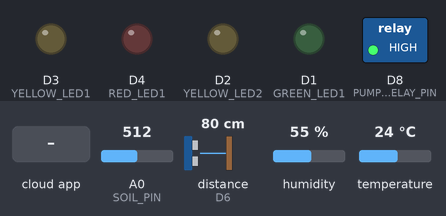
This sketch was run on a simulated ESP8266 (NodeMCU). On the bench: switched loads named in the sketch (green lamp = pin HIGH), output pins drawn as LEDs (lit = HIGH). Inputs (shaded band) come from the test bench; at power-on: A0 (SOIL_PIN) = 512, distance to the obstacle (sensor on D6) 80 cm, humidity 55 %, temperature 24 °C. The echo pulse lasts 58.3 µs per cm; WiFi joins after 1.5 s; servers stay silent unless stated; network time is answered at once with the bench clock; the local clock reads 2024-03-15 10:24:30 at power-on unless the sketch sets it; the Firebase database answers and starts empty; pins used as bus, display or sensor lines are not drawn; what the sketch prints to the serial monitor is not drawn.

Above: at 3.1 s.
3.2 s: the phone or cloud app sets status to 1
16.8 s: A0 (SOIL_PIN) set to 423
At 18.2 s:
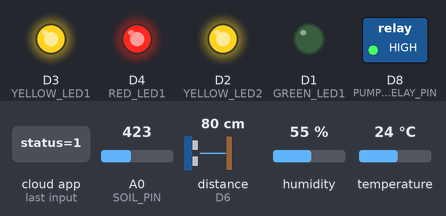
26.6 s: A0 (SOIL_PIN) set to 397
At 27.6 s:
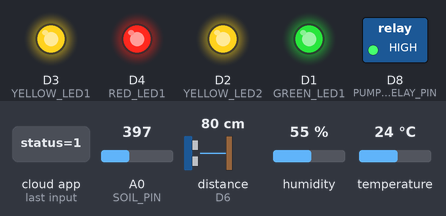
36.4 s: A0 (SOIL_PIN) set to 992
At 36.8 s:
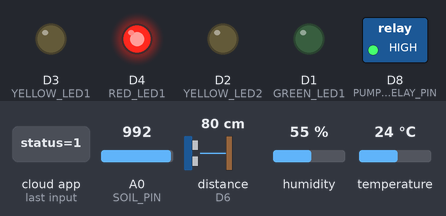
46.2 s: A0 (SOIL_PIN) set to 930
56.0 s: A0 (SOIL_PIN) set to 907
At 56.3 s:
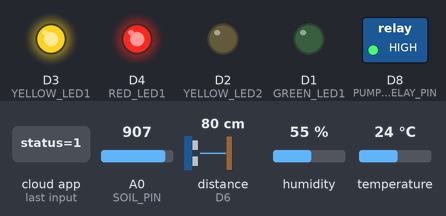
Timing chart, 0 to 59.0 s (numbered marks = the images above; inputs shaded):
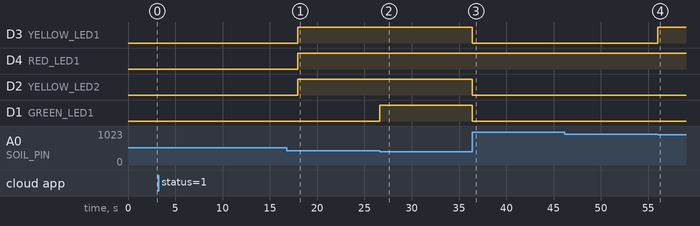

Measured:
- the behaviour switches between 410 and 409 on A0 (SOIL_PIN) (found by bisection; images 1 and 2)
- the behaviour switches between 921 and 920 on A0 (SOIL_PIN) (found by bisection; images 3 and 4)
- after the input at 3.2 s, every drawn part: stays the same
- after the input at 26.6 s, D1 (GREEN_LED1): LOW → HIGH at once
- after the input at 36.4 s, D3 (YELLOW_LED1), D2 (YELLOW_LED2), D1 (GREEN_LED1): HIGH → LOW at once
- after the input at 46.2 s, every drawn part: stays the same
- after the input at 56.0 s, D3 (YELLOW_LED1): LOW → HIGH at once

The sketch:

ESP8266.ino
```cpp
#include <Arduino.h>
#if defined(ESP32)
  #include <WiFi.h>
#elif defined(ESP8266)
  #include <ESP8266WiFi.h>
#endif
#include <Firebase_ESP_Client.h>
#include "addons/TokenHelper.h"
#include "addons/RTDBHelper.h"
#include "DHT.h"
#include <NTPClient.h>
#include <WiFiUdp.h>
#include <time.h>

// Wi-Fi credentials
#define WIFI_SSID "iPhone od: Sead"
#define WIFI_PASSWORD "sejo1976"

// Firebase credentials
#define API_KEY "AIzaSyB5eHvhPD2izioqz1uABDReKhJ84FkgQPs"
#define DATABASE_URL "https://esp8266-firebase-demo-6e68a-default-rtdb.europe-west1.firebasedatabase.app/"

// DHT11 configuration
#define DHT_PIN D7
#define DHT_TYPE DHT11
DHT dht_sensor(DHT_PIN, DHT_TYPE);

// Soil moisture sensor configuration
#define SOIL_PIN A0

// HC-SR04 configuration
#define TRIG_PIN D5
#define ECHO_PIN D6
float tankHeight = 7.5; // Default tank height in cm

// LED Pins for progress bar
#define RED_LED1 D4
#define YELLOW_LED1 D3
#define YELLOW_LED2 D2
#define GREEN_LED1 D1

// Relay Pin for water pump
#define PUMP_RELAY_PIN D8
#define RELAY_ON LOW
#define RELAY_OFF HIGH

// Firebase objects
FirebaseData fbdo;
FirebaseAuth auth;
FirebaseConfig config;

// Timing variables
unsigned long sendDataPrevMillis = 0;
const unsigned long DATA_SEND_INTERVAL = 15000;

// Initialization flags
bool signupOK = false;

// System control variables
bool systemEnabled = false;
struct {
  float soilMoisture = 20.0;
  float waterLevel = 20.0;
  bool automaticMode = true;  // Pump control mode
  bool pumpManualState = false;  // Manual pump control state
} thresholds;

WiFiUDP ntpUDP;
NTPClient timeClient(ntpUDP, "pool.ntp.org");

// LED change variables
#define LED_UPDATE_INTERVAL 50
unsigned long lastLedCheck = 0;

const long gmtOffset_sec = 3600;  // GMT+1 (3600 seconds = 1 hour)
const char* ntpServer = "pool.ntp.org";

void setAllLEDs(bool state) {
  digitalWrite(RED_LED1, state);
  digitalWrite(YELLOW_LED1, state);
  digitalWrite(YELLOW_LED2, state);
  digitalWrite(GREEN_LED1, state);
}

// Function to initialize Wi-Fi
void initWiFi() {
    Serial.print("Connecting to Wi-Fi");
    WiFi.begin(WIFI_SSID, WIFI_PASSWORD);
    while (WiFi.status() != WL_CONNECTED) {
        Serial.print(".");
        delay(300);
    }
    Serial.println("\nConnected with IP: " + WiFi.localIP().toString() + ", to: " + WIFI_SSID);

    // Initialize NTP with correct timezone
    timeClient.begin();
    timeClient.setTimeOffset(gmtOffset_sec);
}

// Function to initialize Firebase
void initFirebase() {
  config.api_key = API_KEY;
  config.database_url = DATABASE_URL;
  config.token_status_callback = tokenStatusCallback;

  if (Firebase.signUp(&config, &auth, "", "")) {
    Serial.println("Firebase sign-up successful.");
    signupOK = true;
  } else {
    Serial.printf("Firebase sign-up error: %s\n", config.signer.signupError.message.c_str());
  }

  Firebase.begin(&config, &auth);
  Firebase.reconnectWiFi(true);
}

// Function to measure distance with HC-SR04
float measureDistance() {
  digitalWrite(TRIG_PIN, LOW);
  delayMicroseconds(2);
  digitalWrite(TRIG_PIN, HIGH);
  delayMicroseconds(10);
  digitalWrite(TRIG_PIN, LOW);

  long duration = pulseIn(ECHO_PIN, HIGH);
  float distance = (duration * 0.0343) / 2;  // Convert to cm
  return distance;
}

// Function to calculate water level percentage
float calculateWaterLevelPercentage(float distance) {
  if (distance > tankHeight) return 0;  // Tank is empty
  float waterHeight = tankHeight - distance;
  return constrain((waterHeight / tankHeight) * 100, 0, 100);
}

// Function to control the water pump
void controlPump(float soilMoisture, float waterLevel) {
    if (!systemEnabled) {
        digitalWrite(PUMP_RELAY_PIN, RELAY_OFF);
        return;
    }

    Serial.println("-------- Pump Control Status --------");
    Serial.printf("Mode: %s\n", thresholds.automaticMode ? "AUTO" : "MANUAL");
    Serial.printf("Soil Moisture: %.1f%% (Threshold: %.1f%%)\n", soilMoisture, thresholds.soilMoisture);
    Serial.printf("Water Level: %.1f%% (Threshold: %.1f%%)\n", waterLevel, thresholds.waterLevel);

    if (thresholds.automaticMode) {
        bool shouldPumpRun = soilMoisture < thresholds.soilMoisture &&
                           waterLevel > thresholds.waterLevel;

        digitalWrite(PUMP_RELAY_PIN, shouldPumpRun ? RELAY_ON : RELAY_OFF);
        Serial.printf("Auto Mode - Pump: %s\n", shouldPumpRun ? "ON" : "OFF");
    } else {
        digitalWrite(PUMP_RELAY_PIN, thresholds.pumpManualState ? RELAY_ON : RELAY_OFF);
        Serial.printf("Manual Mode - Pump: %s\n", thresholds.pumpManualState ? "ON" : "OFF");
    }
    Serial.println("-----------------------------------");
}

// Function to handle system control and thresholds
void handleControlUpdates() {
  if (Firebase.RTDB.getBool(&fbdo, "system/status")) {
    systemEnabled = fbdo.boolData();
    Serial.printf("System status: %s\n", systemEnabled ? "ON" : "OFF");
  }

  if (Firebase.RTDB.getFloat(&fbdo, "thresholds/soilMoisture")) {
    thresholds.soilMoisture = fbdo.floatData();
    Serial.printf("Soil moisture threshold updated: %.2f%%\n", thresholds.soilMoisture);
  }

  if (Firebase.RTDB.getFloat(&fbdo, "thresholds/waterLevel")) {
    thresholds.waterLevel = fbdo.floatData();
    Serial.printf("Water level threshold updated: %.2f%%\n", thresholds.waterLevel);
  }

  if (Firebase.RTDB.getFloat(&fbdo, "tank/height")) {
    tankHeight = fbdo.floatData();
    Serial.printf("Tank height updated: %.2f cm\n", tankHeight);
  }

  if (Firebase.RTDB.getBool(&fbdo, "pump/automaticMode")) {
        thresholds.automaticMode = fbdo.boolData();
        Serial.printf("Pump mode updated: %s\n", thresholds.automaticMode ? "AUTO" : "MANUAL");
    } else {
        Serial.printf("Failed to get pump mode: %s\n", fbdo.errorReason().c_str());
    }

    if (Firebase.RTDB.getBool(&fbdo, "pump/manualState")) {
        thresholds.pumpManualState = fbdo.boolData();
        Serial.printf("Manual pump state updated: %s\n", thresholds.pumpManualState ? "ON" : "OFF");
    } else {
        Serial.printf("Failed to get manual pump state: %s\n", fbdo.errorReason().c_str());
    }
}

// Function to send data to Firebase
void sendDataToFirebase() {
  if (!systemEnabled) {
    // Turn off all LEDs and pump when system is disabled
    setAllLEDs(LOW);
    digitalWrite(PUMP_RELAY_PIN, RELAY_OFF);
    return;
  }

  // Read DHT sensor data
  float humidity = dht_sensor.readHumidity();
  float temperature_C = dht_sensor.readTemperature();
  float temperature_F = dht_sensor.readTemperature(true);

  // Read soil moisture data
  int soilReading = analogRead(SOIL_PIN);
  float soilMoisture = 100.0 - ((soilReading / 1023.0) * 100.0);

  // Measure water level
  float distance = measureDistance();
  float waterLevelPercentage = calculateWaterLevelPercentage(distance);

  // Send current sensor data
  if (!isnan(humidity) && !isnan(temperature_C)) {
    Firebase.RTDB.setFloat(&fbdo, "sensor/humidity", humidity);
    Firebase.RTDB.setFloat(&fbdo, "sensor/temperature_C", temperature_C);
    Firebase.RTDB.setFloat(&fbdo, "sensor/temperature_F", temperature_F);
    Firebase.RTDB.setFloat(&fbdo, "sensor/soil_moisture", soilMoisture);
    Firebase.RTDB.setFloat(&fbdo, "sensor/water_level_percentage", waterLevelPercentage);
    Firebase.RTDB.setBool(&fbdo, "sensor/pump_status", digitalRead(PUMP_RELAY_PIN));
  }

  // Add timestamp and save to history
  timeClient.update();
  unsigned long epochTime = timeClient.getEpochTime() - gmtOffset_sec; // Subtract the offset

  // Format time string
  time_t rawTime = epochTime + gmtOffset_sec;
  struct tm timeinfo;
  gmtime_r(&rawTime, &timeinfo);

  char formattedTime[25];
  strftime(formattedTime, sizeof(formattedTime), "%Y-%m-%d %H:%M:%S", &timeinfo);

  String timestamp = String(epochTime);
  String historyPath = "history/" + timestamp;

  if (Firebase.RTDB.setFloat(&fbdo, historyPath + "/temperature_C", temperature_C) &&
      Firebase.RTDB.setFloat(&fbdo, historyPath + "/humidity", humidity) &&
      Firebase.RTDB.setFloat(&fbdo, historyPath + "/soil_moisture", soilMoisture) &&
      Firebase.RTDB.setFloat(&fbdo, historyPath + "/water_level_percentage", waterLevelPercentage) &&
      Firebase.RTDB.setBool(&fbdo, historyPath + "/pump_status", digitalRead(PUMP_RELAY_PIN)) &&  // Add pump status to history
      Firebase.RTDB.setString(&fbdo, historyPath + "/timestamp", timestamp) &&
      Firebase.RTDB.setString(&fbdo, historyPath + "/formatted_time", formattedTime)) {

      Serial.println("History data saved successfully at " + String(formattedTime));
  } else {
      Serial.println("Failed to save history data: " + fbdo.errorReason());
  }

  // Control pump based on current readings
  controlPump(soilMoisture, waterLevelPercentage);

  // Check thresholds and take action
  if (soilMoisture < thresholds.soilMoisture) {
    Serial.println("Soil moisture below threshold!");
  }

  if (waterLevelPercentage < thresholds.waterLevel) {
    Serial.println("Water level below threshold!");
  }
}

void updateProgressBar() {
  if (!systemEnabled) {
    return;
  }

  // Read soil moisture data
  int soilReading = analogRead(SOIL_PIN);
  float soilMoisture = 100.0 - ((soilReading / 1023.0) * 100.0);

  // Update LED progress bar based on soil moisture
  if (soilMoisture < 10) {
    digitalWrite(RED_LED1, HIGH);
    digitalWrite(YELLOW_LED1, LOW);
    digitalWrite(YELLOW_LED2, LOW);
    digitalWrite(GREEN_LED1, LOW);
  } else if (soilMoisture >= 10 && soilMoisture < 30) {
    digitalWrite(RED_LED1, HIGH);
    digitalWrite(YELLOW_LED1, HIGH);
    digitalWrite(YELLOW_LED2, LOW);
    digitalWrite(GREEN_LED1, LOW);
  } else if (soilMoisture >= 30 && soilMoisture < 60) {
    digitalWrite(RED_LED1, HIGH);
    digitalWrite(YELLOW_LED1, HIGH);
    digitalWrite(YELLOW_LED2, HIGH);
    digitalWrite(GREEN_LED1, LOW);
  } else {
    digitalWrite(RED_LED1, HIGH);
    digitalWrite(YELLOW_LED1, HIGH);
    digitalWrite(YELLOW_LED2, HIGH);
    digitalWrite(GREEN_LED1, HIGH);
  }
}

void setup() {
  Serial.begin(115200);

  pinMode(TRIG_PIN, OUTPUT);
  pinMode(ECHO_PIN, INPUT);
  pinMode(PUMP_RELAY_PIN, OUTPUT);
  digitalWrite(PUMP_RELAY_PIN, RELAY_OFF);

  // Set LED pins as outputs
  pinMode(RED_LED1, OUTPUT);
  pinMode(YELLOW_LED1, OUTPUT);
  pinMode(YELLOW_LED2, OUTPUT);
  pinMode(GREEN_LED1, OUTPUT);

  initWiFi();
  initFirebase();

  if (Firebase.ready()) {
          Firebase.RTDB.setBool(&fbdo, "pump/automaticMode", true);
          Firebase.RTDB.setBool(&fbdo, "pump/manualState", false);
          Firebase.RTDB.setBool(&fbdo, "sensor/pump_status", false);
      }

  dht_sensor.begin();
}

void loop() {
  if (Firebase.ready() && signupOK) {
    // Data updates (every 15 seconds)
    if (millis() - sendDataPrevMillis > DATA_SEND_INTERVAL) {
      sendDataPrevMillis = millis();
      handleControlUpdates();
      sendDataToFirebase();
    }

    // LED updates (50 ms)
    if (millis() - lastLedCheck > LED_UPDATE_INTERVAL) {
      lastLedCheck = millis();

      if (systemEnabled) {
        updateProgressBar();
      }
    }
  }
}
```
